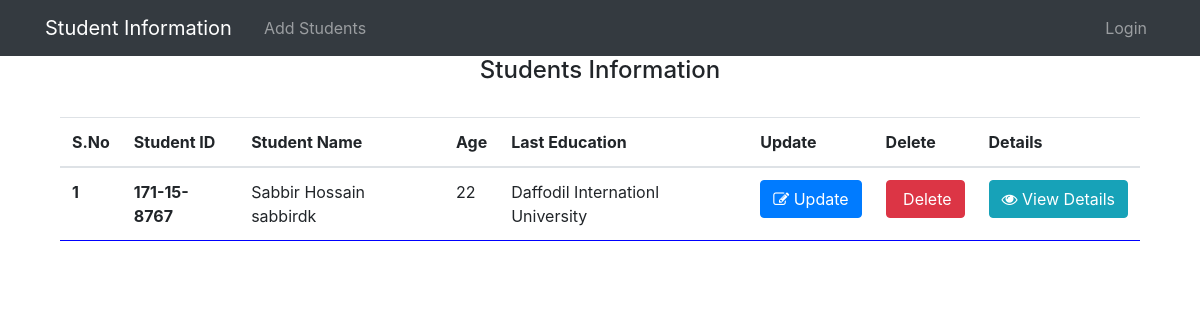
/, run on an earlier commit of the app's database.
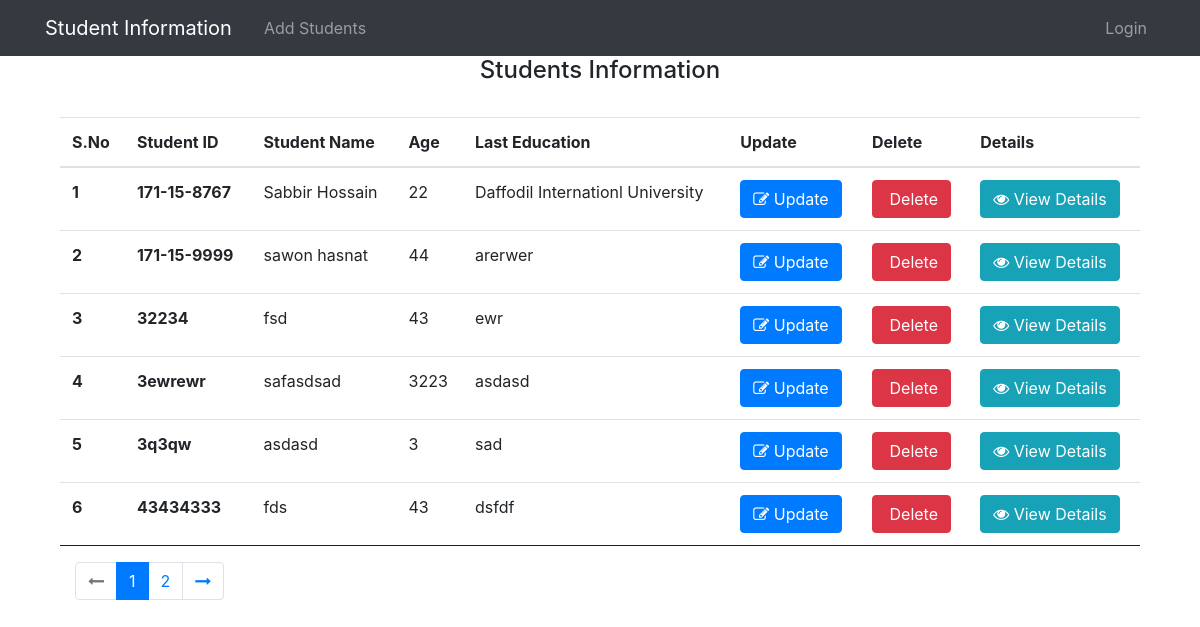
And on a later commit of the database.
### student/models.py (models this page shows, shortened)
class Student(models.Model):
    GENDER_CHOICES = (
        ('male', 'Male'),
        ('female', 'Female'))
    stu_id = models.CharField(max_length=50, unique=True,error_messages={'unique':"this Student id is already exists"})
    name = models.CharField(max_length=50)
    age = models.IntegerField()
    sex =  models.CharField(max_length=50, choices=GENDER_CHOICES)
    father_Name = models.CharField(max_length=50)
    mother_Name = models.CharField(max_length=50)
    last_Education = models.CharField(max_length=50)

### student/views.py (the view)
# urls.py: path('', home,name="home"),
def home(request):
    stu = Student.objects.order_by('stu_id')
    paginator = Paginator(stu, 6)
    page = request.GET.get('page')
    paged_listings  = paginator.get_page(page)
    context = {
        'listings':paged_listings,
    }
    return render(request,'home.html',context)

### student/templates/home.html (shortened to what this page needs)
{% extends "base.html" %}
{% load static %}
{% block content %}
<div class="col-lg-12">
    <div class="container">
        <div class="row">
            <div class="col-lg-12 ">
                <div class="row">
                    <div class="col-lg-12  ">
                        <h4 style="text-align: center;">Students Information</h4>
                    </div>
                </div>
            </div>
            <table class="table table-hover mt-4" style=" overflow-y:scroll; border-bottom:1px blue solid;">
                <thead>
                    <tr>
                        <th scope="col">S.No</th>
                        <th scope="col">Student ID</th>
                        <th scope="col">Student Name</th>
                        <th scope="col">Age</th>
                        <th scope="col">Last Education</th>
                        <th scope="col">Update</th>
                        <th scope="col">Delete</th>
                        <th scope="col">Details</th>
                    </tr>
                </thead>
                <tbody>
                    {% for i in listings %}
                    <tr>
                        <th scope="row">{{forloop.counter}}</th>
                        <th scope="row">{{i.stu_id}}</th>
                        <td>{{i.name}}</td>
                        <td>{{i.age}}</td>
                        <td>{{i.last_Education}}</td>
                        <td><a  href="{% url 'update_view' i.id %}" type="button" class="btn btn-primary">
                                <i class="fa fa-edit" aria-hidden="true"></i> Update
                        </a></td>
                        <td><a href="{% url 'delete_view' i.id %}" type="button" class="btn btn-danger">
                                 Delete
                            </a></td>
                        <td><button type="button" class="btn btn-info" data-toggle="modal"
                                data-target="#demo{{i.id}}">
                                <i class="fa fa-eye" aria-hidden="true"></i> View Details
                            </button></td>
                    </tr>
                    {% endfor %}
                </tbody>
            </table>
            <div class="pagination">
                <div class="container">
                    <div class="row mb_65">
                        <div class="col-12 my-pagination">
                            <nav aria-label="...">
                                {% if listings.has_other_pages %}
                                <ul class="pagination">
                                    {% if listings.has_previous %}
                                    <a class="page-link" href="?page={{listings.previous_page_number}}"><i
                                            class="fa fa-long-arrow-left" aria-hidden="true"></i></a>
                                    {% else %}
                                    <li class="page-item disabled">
                                        <a class="page-link" href="#"><i class="fa fa-long-arrow-left" aria-hidden="true"></i></a>
                                    </li>
                                    {% endif %}
                                    {% for i in listings.paginator.page_range %}
                                    {% if listings.number == i %}
                                    <li class="page-item active"><a class="page-link" href="page-link">{{i}}</a></li>
                                    {% else %}
                                    <li class="page-item">
                                        <a href="?page={{i}}" class="page-link">{{i}}</a>
                                    </li>
                                    {% endif %}
                                    {% endfor %}
                                    {% if listings.has_next %}
                                    <li class="page-item">
                                        <a class="page-link" href="?page={{listings.next_page_number}}"><i
                                                class="fa fa-long-arrow-right" aria-hidden="true"></i></a>
                                    </li>
                                    {% else %}
                                    <li class="page-item disabled">
                                        <a class="page-link" href="#"><i class="fa fa-long-arrow-right" aria-hidden="true"></i></a>
                                    </li>
                                    {% endif %}
                                </ul>
                                {% endif %}
                            </nav>
                        </div>
                    </div>
                </div>
            </div>
        </div>
    </div>
</div>
{% endblock content %}

### student/templates/base.html (shortened to what this page needs)
<!doctype html>
<html lang="en">
<head>
<link rel="stylesheet" href="https://stackpath.bootstrapcdn.com/bootstrap/4.1.3/css/bootstrap.min.css"
>
    <link rel="stylesheet" href="https://cdnjs.cloudflare.com/ajax/libs/font-awesome/4.7.0/css/font-awesome.min.css">
</head>
<body>
    <header class="site-header">
        <nav class="navbar navbar-expand-md navbar-dark bg-dark ">
            <div class="container">
                <a class="navbar-brand mr-4" href="/">
                    Student Information</a>
                <div class="collapse navbar-collapse" id="navbarToggle">
                    <div class="navbar-nav mr-auto">
                        <a class="nav-item nav-link" href="{% url 'add_student' %}">Add Students</a>
                    </div>
                    <div class="navbar-nav">
                        {% if user.is_authenticated %}
                        <a class="nav-item nav-link" href="{% url 'logout' %}">Logout</a>
                        {% else %}
                        <a class="nav-item nav-link" href="{% url 'login' %}">Login</a>
                        {% endif %}
                    </div>
                </div>
            </div>
        </nav>
    </header>
<main role="main" class="container">
    <div class="row">
        <div class="col-md-12">
             {% block content %}
             {% endblock %}
        </div>
    </div>
</main>
</body>
</html>

What changed in the data, as far as the page shows it:
changed Student "Daffodil Internationl University": name "Sabbir Hossain sabbirdk" → "Sabbir Hossain"
added Student: stu_id "171-15-9999", name "sawon hasnat", age "44", last_Education "arerwer"
added Student: stu_id "32234", name "fsd", age "43", last_Education "ewr"
added Student: stu_id "3ewrewr", name "safasdsad", age "3223", last_Education "asdasd"
added Student: stu_id "3q3qw", name "asdasd", age "3", last_Education "sad"
added Student: stu_id "43434333", name "fds", age "43", last_Education "dsfdf"
Also different on the page:
new list line: "1"
new list line: "2"
